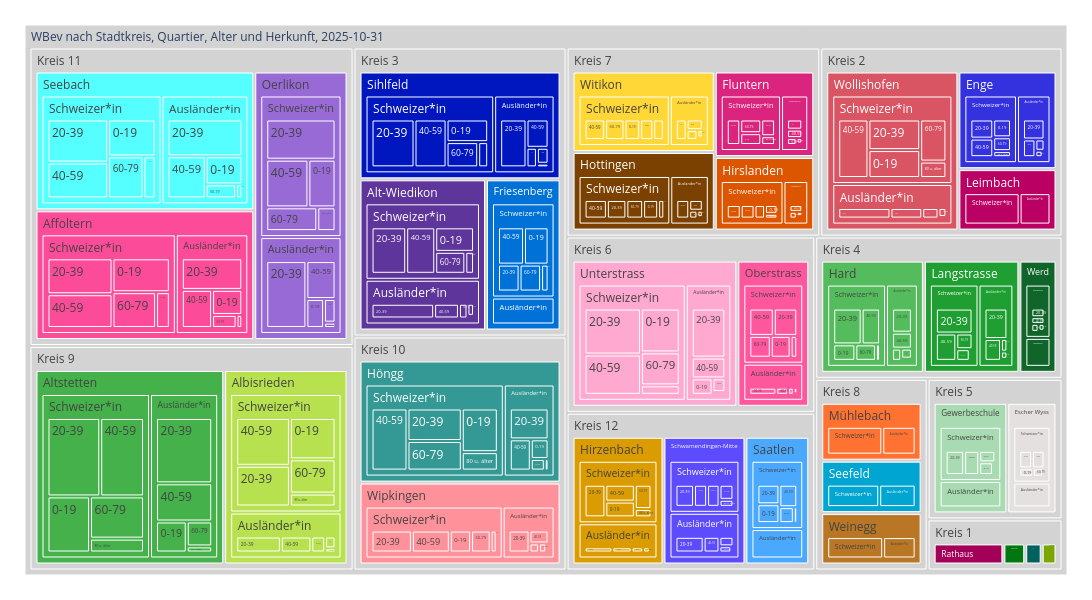

Source (notebook cell):
### Code cell
treeMap1 = mypy_dv.plot_px_treemap(
    data=myTreemapAgg.loc[time_slot].reset_index()
    ,levels=['KreisLang','QuarLang','HerkunftLang', 'AlterV20ueber80Kurz_noDM']
    ,values="sum_WBev"
    ,color="QuarLang"
    #, color_continuous_scale='Blues'
    ,color_discrete_map=farben_dict_zc
    #,color_discrete_map={'(?)':'lightgrey', 'Erwerbstätige':'#99C32E', 'Nichterwerbspersonen':'#7B4100', 'Erwerbslose':'#DB247D'}  
    ,height=600
    ,width=1100               
    #,margin_val_bottom=25
    ,myHeaderTitle="WBev nach Stadtkreis, Quartier, Alter und Herkunft, "+time_slot

)
treeMap1

### Figure 1 — Plotly figure (JSON) as saved in the notebook; plotly's stock layout.template omitted (floating-point values rounded to 4 significant figures; data arrays with more than 128 entries replaced by an {"elided": "..."} marker saying what was removed)
{"data": [{"branchvalues": "total", "customdata": {"elided": "455x1 str values"}, "domain": {"x": [0, 1], "y": [0, 1]}, "hovertemplate": "%{label}<br><br>Anzahl:<br>%{value}<extra></extra>", "ids": {"elided": "455 str values"}, "labels": {"elided": "455 str values"}, "marker": {"colors": {"elided": "455 str values"}}, "name": "", "parents": {"elided": "455 str values"}, "root": {"color": "grey"}, "type": "treemap", "values": {"elided": "455 int values"}}], "layout": {"height": 600, "legend": {"tracegroupgap": 0}, "margin": {"b": 25, "l": 25, "r": 25, "t": 25}, "width": 1100}}
